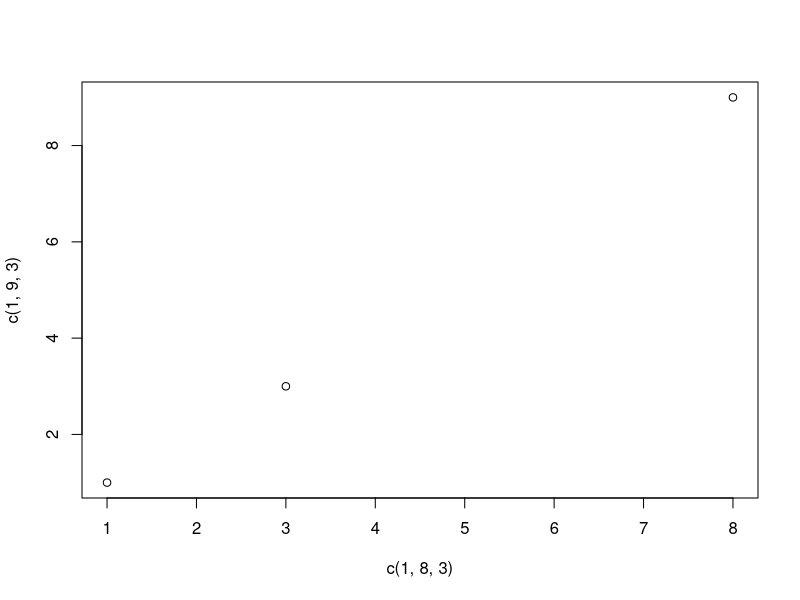

This figure's R source:
## ---- chunk 1
knitr::opts_chunk$set(echo = TRUE)
## ---- chunk 2
1:9
80:32
4:-2
3:3
1:0
pi:10
## ---- chunk 3
a <- "1" -> b
c <- "2" -> d
e <- "3" -> f
g <- "4" -> h
i <- "5"
## ---- chunk 4
vetor_inteiro <- 11:13
vetor_inteiro
vetor_numerico <- c(1.1,1.2,1.3)
vetor_numerico
vetor_texto <- letters[11:13]
vetor_texto
vetor_imaginario <- c((1+1i), (1+2i),(1+1i))
vetor_imaginario
vetor_logico <- c(TRUE,FALSE,TRUE)
vetor_logico
## ---- chunk 5
lista <- list(vetor_inteiro,vetor_numerico,vetor_texto,vetor_imaginario,vetor_logico)
## ---- chunk 6
numerospares <- matrix(seq(from = 2,by = 2,length.out = 16), nrow =4)
## ---- chunk 7
dataframe <- data.frame("Inteiros" = vetor_inteiro, 
                        "Numéricos" = vetor_numerico,
                        "Textos" = vetor_texto,
                        "Imaginários" = vetor_imaginario,
                        "Lógicos" = vetor_logico, 
                        row.names = c("L1","L2","L3"))
## ---- chunk 8
seq(0, 1, length.out = 11)
seq(stats::rnorm(20))
seq(1, 9, by = 2)
seq(1, 9, by = pi) # stays below 'end'
seq(1, 6, by = 3)
seq(1.575, 5.125, by = 0.05)
seq(17) # same as 1:17, or even better
seq_len(17)
## ---- chunk 9
rep(0, times = 40)
rep(c(0, 1, 2), times = 10)
rep(c(0, 1, 2), each = 10)
## ---- chunk 10
my_seq = seq(5, 10, length.out = 30)
my_seq2 = seq(from = 5, by = 10, length = 30)
## ---- chunk 11
plot(c(1,8,3),c(1,9,3))



